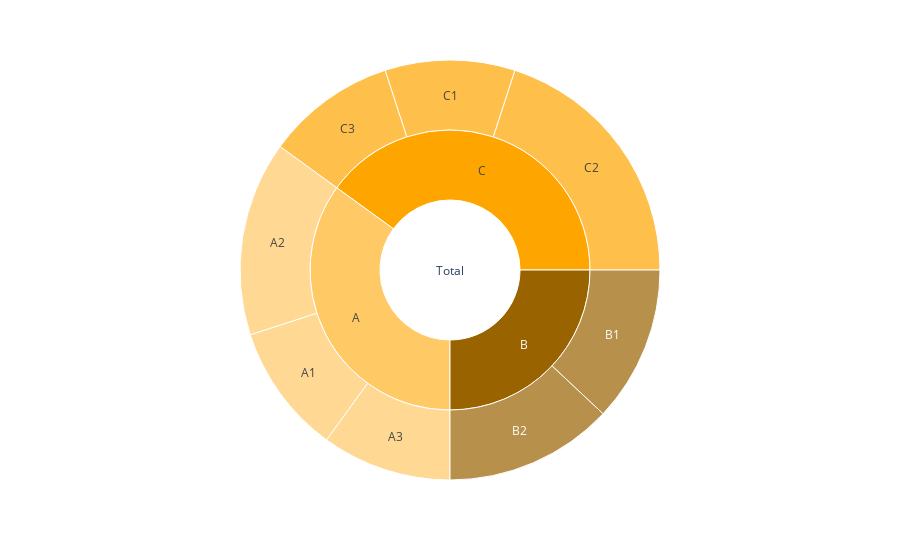

The notebook cell saved with this chart:
### Code cell
import plotly.express as px

data = dict(
    categories = ['Total', 'A', 'B', 'C',
                  'A1', 'A2', 'A3',
                  'B1', 'B2', 
                  'C1', 'C2', 'C3'],
    parent = ['', 'Total', 'Total', 'Total', 'A', 'A', 'A', 'B', 'B', 'C', 'C', 'C'],
    value = [100, 35, 25, 40, 10, 15, 10, 12, 13, 10, 20, 10])

fig = px.sunburst(data,
                  names = 'categories',
                  parents = 'parent',
                  values = 'value',
                  color_discrete_sequence = ['orange'],
                  branchvalues = 'total')
    
fig.show()

### Figure 1 — Plotly figure (JSON) as saved in the notebook; plotly's stock layout.template omitted (floating-point values rounded to 4 significant figures)
{"data": [{"branchvalues": "total", "domain": {"x": [0, 1], "y": [0, 1]}, "hovertemplate": "categories=%{label}<br>value=%{value}<br>parent=%{parent}<extra></extra>", "labels": ["Total", "A", "B", "C", "A1", "A2", "A3", "B1", "B2", "C1", "C2", "C3"], "name": "", "parents": ["", "Total", "Total", "Total", "A", "A", "A", "B", "B", "C", "C", "C"], "type": "sunburst", "values": [100, 35, 25, 40, 10, 15, 10, 12, 13, 10, 20, 10]}], "layout": {"legend": {"tracegroupgap": 0}, "margin": {"t": 60}, "sunburstcolorway": ["orange"]}}
